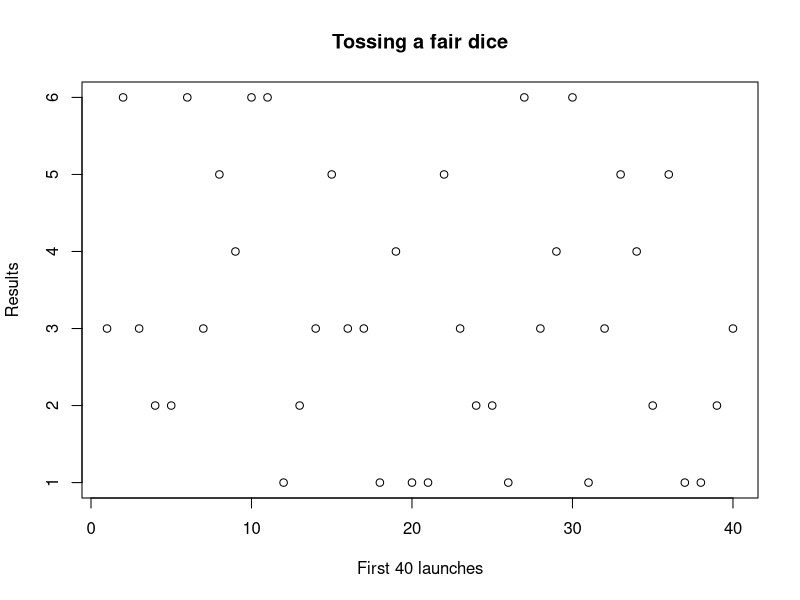

Recreate this plot in R. (Note: this script raises an error after producing the figure.)
# Simulazione e verifica delle probabilità con il lancio di un dado equo in R

# A. Simulazione del lancio di un dado e verifica della probabilità dell'evento E = {2,3}

# Numero di esperimenti da eseguire
n <- 1e5 
# Definizione dell'evento di interesse (uscita del numero 2 o 3)
E <- c(2, 3) 
# Spazio campionario del dado (valori possibili)
support <- 1:6 

# Impostiamo un seed per garantire la riproducibilità degli esperimenti
set.seed(123) 

# Simulazione del lancio del dado: estraiamo n valori casuali tra 1 e 6
res <- sample(support, size = n, replace = TRUE)

# Visualizzazione dei primi 6 risultati
head(res) 

# Inizializzazione della variabile per contare le occorrenze dell'evento E
nE <- NULL 

# Verifica della presenza dell'evento in ogni lancio
for(i in 1:n)
    nE[i] <- sum(res[i] == E) 

# La probabilità dell'evento è data dal rapporto tra il numero di successi e il numero totale di esperimenti
pE <- cumsum(nE) / (1:n) 

# Visualizziamo la probabilità stimata dopo n lanci
pE[n] 

# B. Grafico dei primi 40 risultati del lancio del dado

# Utilizzo della funzione plot() base di R
# - Asse X: numero di lanci effettuati (da 1 a 40)
# - Asse Y: risultati ottenuti (da 1 a 6, valori del dado)
plot(x = 1:40, 
     y = res[1:40], 
     main = "Tossing a fair dice", 
     xlab = "First 40 launches",
     ylab = "Results")

# Creazione del dataframe per ggplot
df <- data.frame("index" = seq_along(res), "res" = res, "pE" = pE)

# Utilizzo di ggplot per visualizzare i primi 40 risultati del dado
ggplot(data = df[1:40,], aes(x = index, y = res)) + 
    geom_point() +
    labs(title = "Tossing a fair dice", x = "First 40 launches", y = "Results")

# C. Convergenza della probabilità sperimentale al valore teorico (1/3)

# Tracciamo la probabilità cumulativa rispetto ai lanci effettuati
# - log = "x": imposta l'asse X in scala logaritmica per mostrare meglio la convergenza
plot(x = 1:n, y = pE, type = "l", log = "x") 
# Aggiungiamo una linea orizzontale corrispondente al valore teorico della probabilità
abline(h = 1/3, col = "red")

# Visualizzazione con ggplot
# - geom_line(): disegna la curva della probabilità cumulativa
# - geom_hline(): aggiunge una linea orizzontale alla probabilità teorica
# - scale_x_continuous(trans = "log10"): imposta l'asse X in scala logaritmica
ggplot(data = df, aes(x = index, y = pE)) + 
    geom_line() + 
    geom_hline(aes(yintercept = 1/3), linetype = "dashed", color = "red") +
    scale_x_continuous(trans = "log10") + 
    labs(title = "Probability of event E = {2, 3}", 
         subtitle = "From launch 1 to launch 10^5",
         x = "Launches", y = "Estimated Probability")
